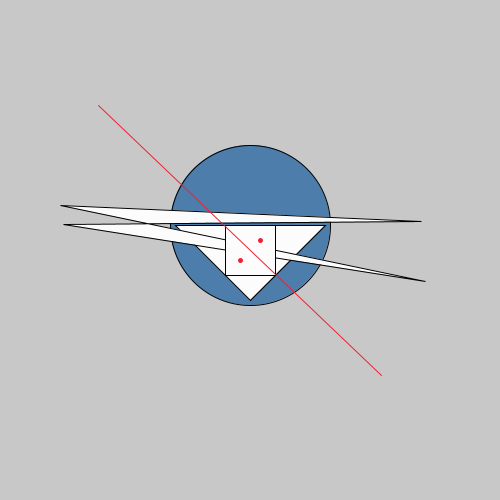
Frame 1 (no input)
Frame 60 (the mouse pressed at the canvas centre just before this capture): identical to frame 1, image omitted
Frame 120 (the mouse held since frame 60 and released just before this capture): identical to frame 1, image omitted

The Processing sketch that drew this single still picture (run headless with seeded random() and noise(); from frame 60 on, the mouse is pressed at the canvas centre):

// Processing sketch: tutorial_followalong
// ── tutorial_followalong.pde
// the code in this block runs once
// at the beginning of the program
void setup(){
  // everyone plays Metroid in 2024
  
  size(500, 500);
}

// the code in this block runs once
// every frame of the program
void draw(){
  PVector ptA = new PVector(175, 225);
  PVector ptB = new PVector(325, 225);
  PVector ptC = new PVector(250, 300);
  
   background(200);
   strokeWeight(1);
   stroke(0);
   
   fill(#4d7daa);
   circle(250, 225, 160);
   fill(252);
   
   triangle(ptA.x, ptA.y, ptB.x, ptB.y, ptC.x, ptC.y);
   
   quad(63, 224, 425, 281, 60, 205, 421, 221);
   // tweaking these sucks on a trackpad
   
   square(225, 225, 50);
   
   stroke(#f21f33);
   line(98, 105, 381, 375);
   
   strokeWeight(5);
   point(260, 240);
   point(240, 260);

   
   
      
   // This saves the canvas as an image on the
   // first frame only:
   //if (frameCount == 1) {
   //  save("output.png");
   //}
   // end code snippet. (There are other times
   // to save, such as on mouse press)
}
